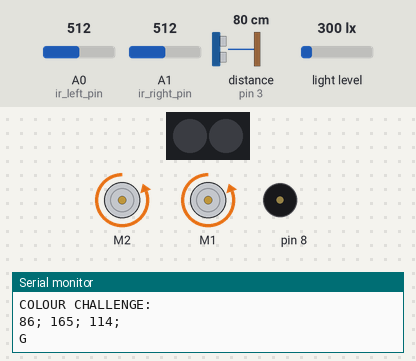
Recording of a sketch running on a simulated Arduino Uno, built with avr-gcc and run on an emulated ATmega328P. Parts: 2 × DC motor (green arrow = forward, orange = backward, longer = faster), 2 RGB LEDs in strip order, left to right, buzzer (waves = sounding), the last lines printed to the serial monitor. Inputs (shaded band) come from the test bench; at power-on: light level 300 lx, A0 (ir_left_pin) = 512, A1 (ir_right_pin) = 512, distance to the obstacle (sensor on pin 3) 80 cm.

Above: at 1.2 s.
1.3 s: light level set to 214 lx
4.3 s: light level set to 183 lx
At 5.44 s:
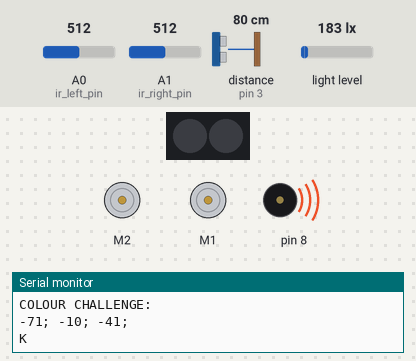
At 8.9 s:
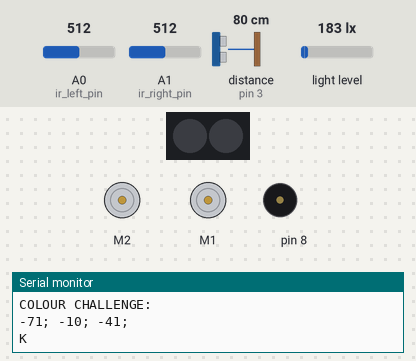
Timing chart, 0 to 10.4 s (numbered marks = the images above; inputs shaded):
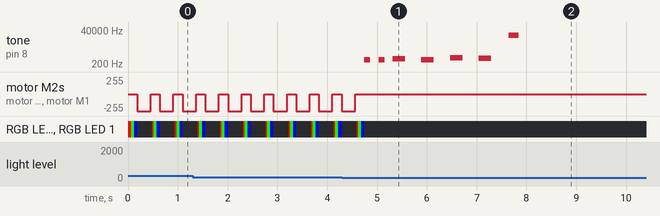

The sketch:

main_v2.ino
```cpp
#include "MeMCore.h"

// Motor variables
MeDCMotor motorL(M2);  // left motor
MeDCMotor motorR(M1);  // right motor
int speedL = 255;  // speed of left motor, edit after calibration
int speedR = 255;  // speed of right motor, edit after calibration
int turnDelayL = 265;  // in milliseconds, edit after calibration
int turnDelayR = 265;

// Black line detector variables
MeLineFollower lineFinder(PORT_2);  // Black line sensor

// Colour sensor variables
MeLightSensor lightSensor(PORT_6);  // Light sensor
MeRGBLed led(PORT_7);  // Led
float greyDiff[] = {189,169,191};  // Edit after calibration
float blackArray[] = {236, 190, 214};  // Edit after calibration
float colourArray[] = {0,0,0};

// Ultrasonic variables
MeUltrasonicSensor ultr(PORT_3);  // Ultrasound sensor
int ULTR_DIST_LIMIT = 5;  // Below this value will cause mbot to slow down to prevent collision

// IR variables
#define ir_left_pin A0  // left
#define ir_right_pin A1  // right
int IR_DIST_LIMIT_LEFT = 720;  // Below this value will cause nudge
int IR_DIST_LIMIT_RIGHT = 720;  // Below this value will cause nudge

// Tune variables
#define NOTE_A4  440
#define NOTE_B4  494
#define NOTE_G4  392
#define NOTE_C5  523
MeBuzzer buzzer;
int melody[] = {NOTE_G4, NOTE_G4, NOTE_A4, NOTE_G4, NOTE_C5, NOTE_B4};
int noteDurations[] = {8,8,4,4,4,4};

void setup() {
 Serial.begin(9600);  // Serial prints to be removed after code is finalised
  motorL.run(-speedL);
  motorR.run(speedR);
}

void loop() {
  // If mbot detects a black line, stop and perform waypoint challenge
  if (check_line(lineFinder)) {
    char c = 'N';
    motorL.stop();
    motorR.stop();
    c = get_colour();
    Serial.println(c);
    move(c);

    motorL.run(-speedL);
    motorR.run(speedR);
  }

 // If mbot gets too close to a wall in front, code will run
  if (ultrasonic_sensor(ultr)) {
    motorL.run(-speedL/2);
    motorR.run(speedR/2);
  }

  // If mbot gets too close to either side walls, code will run
  if (infrared_sensor() == 1) {
    // nudge right if mbot is too far left
    Serial.println("NUDGE RIGHT");
    motorL.run(-speedL);
    motorR.run(80);
  } else if (infrared_sensor() == 2) {
    // nudge left if mbot is too far right
    Serial.println("NUDGE LEFT");
    motorL.run(-80);
    motorR.run(speedR);;
  } else {
    motorL.run(-speedL);
    motorR.run(speedR);
  }
}


//--------------CONTROLS--------------//
void  turn_right(){
  motorL.run(-speedL);
  motorR.run(-speedR);
  delay(turnDelayR);
  motorL.stop();
  motorR.stop();
}

void turn_left() {
  motorL.run(speedL);
  motorR.run(speedR);
  delay(turnDelayL);
  motorL.stop();
  motorR.stop();
}

// Checks which side has more space and turns in that direction
void turn_around() {
  int ir_left = analogRead(ir_left_pin);
  int ir_right = analogRead(ir_right_pin);
  if (ir_left < 805) {
    turn_right();
    motorL.stop();
    motorR.stop();
    turn_right();
    motorL.stop();
    motorR.stop();
    delay(10);
  } else {
    turn_left();
    motorL.stop();
    motorR.stop();
    turn_left();
    motorL.stop();
    motorR.stop();
    delay(10);
  }
}

void forward() {
  motorL.run(-speedL);
  motorR.run(speedR);
  delay(550);
}

void successive_left_turn() {
  turn_left();
  forward();
  motorL.run(speedL);  // Quick fix for accuracy of turn
  motorR.run(speedR);
  delay(turnDelayL+85);
  motorL.stop();
  motorR.stop();
}

void successive_right_turn() {
  turn_right();
  forward();
  motorL.run(-speedL);  // Quick fix for accuracy of turn
  motorR.run(-speedR);
  delay(turnDelayR+85);
  motorL.stop();
  motorR.stop();
}

void move(char c) {
  // React accordingly to colour detected
  switch(c) {
    case 'R':
    turn_left();
    break;
  case 'G':
    turn_right();
    break;
  case 'Y':
    // 180 within grid
    turn_around();
    break;
  case 'P':
    successive_left_turn();
    break;
  case 'B':
    successive_right_turn();
    break;
  case 'K':
    // Play end tune
    play();
    exit(0);
    break;
  case 'E':
    // Error, re-do waypoint challenge
    c = get_colour();
    move(c);
    break;
  case 'N':
    // Nothing above mbot, false trigger
    break;
  default:
    c = get_colour();
    move(c);
  }
}


//-----------LINE DETECTOR------------//
// Returns true if black line is detected, else return false
bool check_line(MeLineFollower lineFinder) {
  int sensorState = lineFinder.readSensors();
  return sensorState == S1_IN_S2_IN || sensorState == S1_OUT_S2_IN || sensorState == S1_IN_S2_OUT;
}


//-----------COLOUR DETECTOR----------//
// Returns colour code of colour detected by light sensor
// -------------------------------
// | 'R' = RED    | 'P' = PURPLE |
// | 'G' = GREEN  | 'K' = BLACK  |
// | 'B' = BLUE   | 'E' = ERROR  |
// | 'Y' = YELLOW | 'N' = NIL    |
// -------------------------------

char get_colour(){
  Serial.println("COLOUR CHALLENGE:");
  for(int c = 0;c<3;c++){
    led.setColor((c==0) ? 255:0, (c==1) ? 255:0,(c==2) ? 255:0);
    led.show();
    delay(10);
    colourArray[c] = getAvgReading(5);
    colourArray[c] = (colourArray[c] - blackArray[c])/(greyDiff[c])*255;
    led.setColor(0, 0, 0);
    led.show();
  }

  // Logging
  for (int i=0;i<3;i++) {
    Serial.print(int(colourArray[i]));
    Serial.print("; ");
  }
  Serial.println();

  // Threshold values are determined empirically
  if (colourArray[0] > 200 && colourArray[1] > 200 && colourArray[2] > 200) {
    return 'N';
  } else if (colourArray[0] > 230) {
    return 'Y';
  } else if (colourArray[0] < 20 && colourArray[1] < 20) {
    return 'K';
  } else if (colourArray[0] < 90) {
    return 'G';
  } else if (colourArray[1] < 90) {
    return 'R';
  } else if (colourArray[1] > 160) {
    return 'B';
  } else if (colourArray[2] > 110) {
    return 'P';
  } else {
    return 'E';
  }
}

int getAvgReading(int times){
  //find the average reading for the requested number of times of scanning LDR
  int reading;
  int total = 0;
  //take the reading as many times as requested and add them up
  for(int i = 0;i < times;i++){
    reading = lightSensor.read();
    total = reading + total;
    delay(10);
  }
  //calculate the average and return it
  return total/times;
}

//---------ULTRASONIC DETECTOR--------//
// Returns true if mbot gets too close to a front wall, else false
bool ultrasonic_sensor(MeUltrasonicSensor ultr) {
  int distance = ultr.distanceCm();

  // Logging
  Serial.print("Ultrasonic distance: ");
  Serial.println(distance);

  return distance <= ULTR_DIST_LIMIT;
}

//------------IR DETECTOR-------------//
// Returns 1 if mbot is too close to a left wall, 2 if too close to a right wall, else 0
int infrared_sensor() {
  int left_dist = analogRead(ir_left_pin);
  int right_dist = analogRead(ir_right_pin);

  // Logging
  Serial.print(left_dist);
  Serial.print(", ");
  Serial.println(right_dist);

  if (left_dist <= IR_DIST_LIMIT_LEFT) {
    return 1;  // 1 for nudge right
  }
  if (right_dist <= IR_DIST_LIMIT_RIGHT) {
    return 2;  // 2 for nudge left
  }
  return 0;
}

//----------------TUNE----------------//
// Plays end tune
void play() {
  for (int thisNote = 0; thisNote < 29; thisNote++) {
    int noteDuration = 1000/noteDurations[thisNote];
    buzzer.tone(8, melody[thisNote],noteDuration);

    int pauseBetweenNotes = noteDuration * 1.30;
    delay(pauseBetweenNotes);
    buzzer.noTone(8);
  }
}
```

Measured:
- the behaviour switches between 204 and 203 lx on light level (found by bisection; images 0 and 1)
- after the input at 4.3 s, tone on pin 8: plays 392 Hz for 0.13 s, 392 Hz for 0.13 s, 440 Hz for 0.25 s, 392 Hz for 0.25 s, 523 Hz for 0.25 s, 494 Hz for 0.25 s … (7 notes in this stretch), starting after 0.44 s; motor M2, motor M1: goes on until 4.6 s, then stays stopped
- by itself, motor M2, motor M1: alternates backward 255/255 for 0.27 s and stopped for 0.18 s
